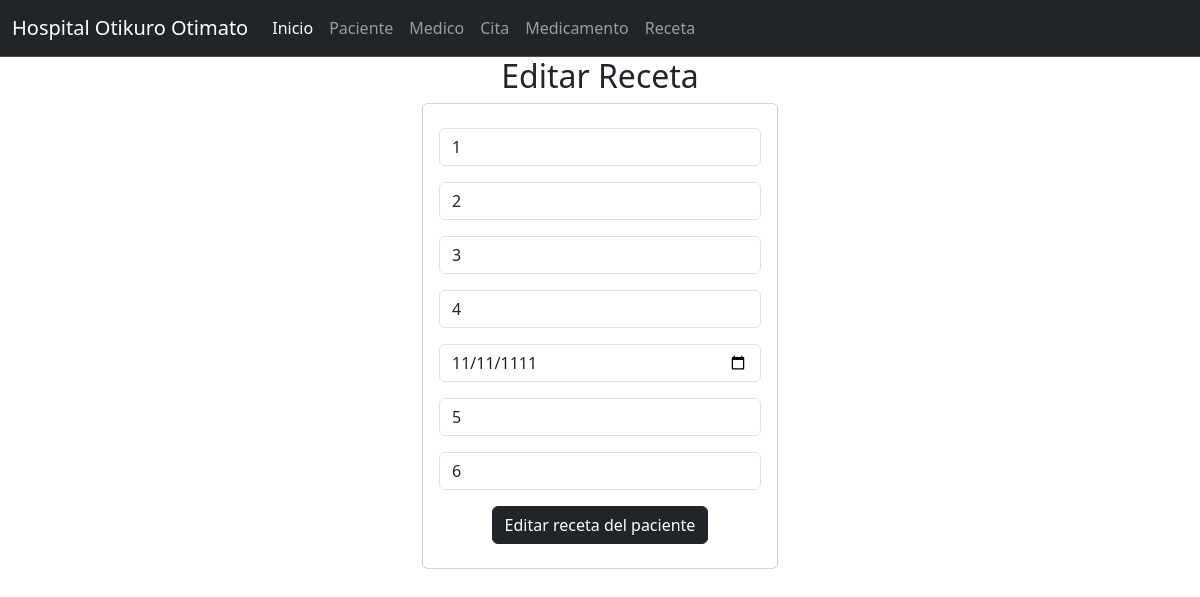
/Receta/seleccionarReceta/1, run on the app's committed database.
### receta_app/models.py (models this page shows, shortened)
class Receta(models.Model):
    id_pedido=models.PositiveSmallIntegerField(primary_key=True)
    id_cliente=models.IntegerField()
    fecha_receta=models.CharField(max_length=100)
    total_pedido=models.IntegerField()
    estado_pedido=models.CharField(max_length=100)
    metodo_pago=models.CharField(max_length=100)
    direccion_envio=models.CharField(max_length=100)

### receta_app/views.py (the view)
# urls.py: path("seleccionarReceta/<id_pedido>", views.seleccionarReceta, name="seleccionarReceta"),
def seleccionarReceta(request, id_pedido):
    Pedido_ = Receta.objects.get(id_pedido=id_pedido)
    return render(request, "editarReceta.html", {"misPedido": Pedido_})

### receta_app/templates/editarReceta.html
{% extends "base.html" %}
{% block cuerpo %}
<div class="row">
    <div class="col-md-4 offset-md-4">
        <center><h2>Editar Receta</h2></center>
        <div class="card">
            <div class="card-body">
                <form action="/editarReceta/" method="POST"> {% csrf_token %}
                    <div class="form-group py-2">
                        <input type="text" id="idpedido" name="idpedido" class="form-control" value="{{misPedido.id_pedido}}" minlength="1" maxlength="6" readonly required>
                    </div>
                    <div class="form-group py-2">
                        <input type="text" id="numidcliente" name="numidcliente" class="form-control" value="{{misPedido.id_cliente}}" maxlength="100" required>
                    </div>
                    <div class="form-group py-2">
                        <input type="text" id="txttotalpedido" name="txttotalpedido" class="form-control" value="{{misPedido.total_pedido}}" maxlength="10" required>
                    </div>
                    <div class="form-group py-2">
                        <input type="text" id="txtfechapedido" name="txtfechapedido" class="form-control" value="{{misPedido.fecha_receta}}" maxlength="100" required>
                    </div>
                    <div class="form-group py-2">
                        <input type="date" id="numestadopedido" name="numestadopedido" class="form-control" value="{{misPedido.estado_pedido}}" minlength="1" maxlength="50" required>
                    </div>
                    <div class="form-group py-2">
                        <input type="text" id="txtmetodopago" name="txtmetodopago" class="form-control" value="{{misPedido.metodo_pago}}" minlength="1" maxlength="100" required>
                    </div>
                    <div class="form-group py-2">
                        <input type="text" id="txtdireccionenvio" name="txtdireccionenvio" class="form-control" value="{{misPedido.direccion_envio}}" maxlength="100" required>
                    </div>
                    <div class="form-group py-2">
                        <center><button type="submit" class="btn btn-dark">Editar receta del paciente</button></center>
                    </div>
                </form>
            </div>
        </div>
    </div>
</div>
{% endblock %}

### data on the page
Receta: idpedido "1", numidcliente "2", txttotalpedido "3", txtfechapedido "4", numestadopedido "11/11/1111", txtmetodopago "5", txtdireccionenvio "6"
